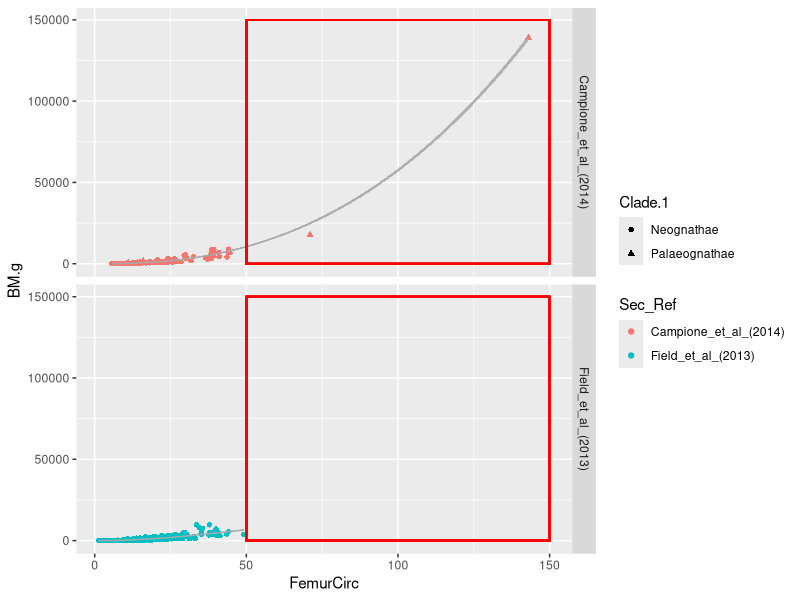

Write the R code that produced this figure.
## ---- chunk 1
#| echo: false
#| classes: plot-padding

library(tidyverse)
library(ggplot2)

data <- read_csv("Biol607_files/data/DataBase231129.csv") 

data <- data |>
  filter(Sec_Ref != "Brinkworth_et_al_2023")  |>
   filter(Aves == "Y" & !is.na(BM.g) & !is.na(FemurCirc) )



ggplot(data, aes(x = FemurCirc, y = BM.g)) +
  geom_point(aes( color = Sec_Ref, shape = Clade.1))+
  geom_smooth(color = "darkgray", alpha = 0.5, size = 0.5)+
  facet_grid(Sec_Ref ~ .)+
  geom_rect(aes(xmin=50, xmax=150, ymin=0, ymax=150000), color = "red", fill=NA)


